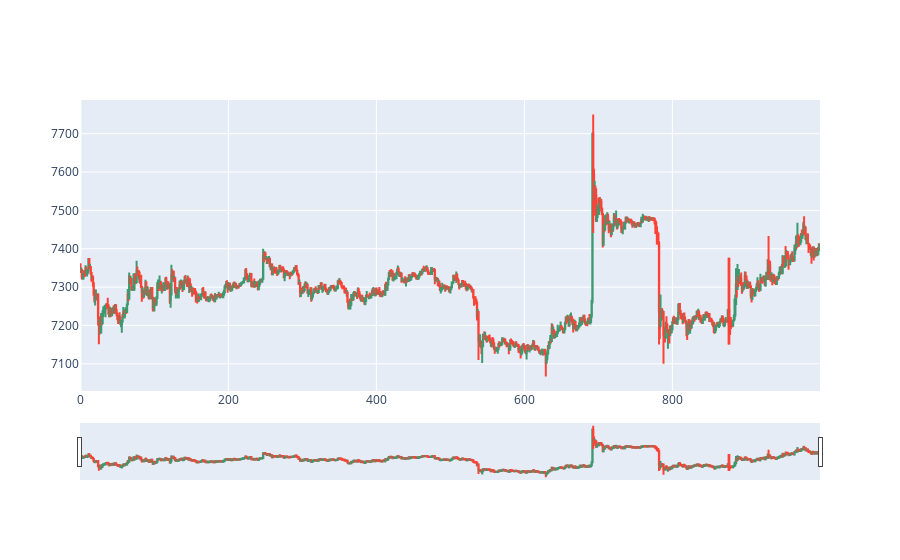

Write notebook code for a chart like this one.
### Code cell
#continuous_columns = ['Open', 'High', 'Low', 'Close']
#discrete_columns = ['Hour']#, 'Day', 'Month']
#target_columns = ['Close']
g = get_batches(data,1000, 1, continuous_columns, discrete_columns, 
                target_columns, batch_size = 1, gpu = False, normalise = False)

in_seq_continuous, in_seq_discrete, out_seq, target_seq  = next(g)
c = in_seq_continuous[:,:,0].squeeze()

c = pd.DataFrame(c)[0]
#print(adfuller(c)[1])
#print(c)
c = pd.DataFrame(stats.boxcox(c)[0])[0]

c = c.pct_change()

#c =(c - c.mean()) / c.std() 


c = c.cumsum()
c = c.drop(c.index[0])

print(adfuller(c)[1])
#print(c[0])

#c = stats.boxcox(c)[0]
fig = px.line(c)
fig.show()
#print(in_seq_discrete.scatter_(1, in_seq_discrete.long(), 1))


#print("Dickey–Fuller test {}".format())

#print(in_seq_discrete)
#print(in_seq_continuous[:,0])
fig = go.Figure(data=[go.Candlestick(open=in_seq_continuous[:,:,0].squeeze(),
                high=in_seq_continuous[:,:,1].squeeze(),
                low=in_seq_continuous[:,:,2].squeeze(),
                close=in_seq_continuous[:,:,3].squeeze())])


fig2 = px.line(target_seq)

fig.show()
#fig2.show()

### Figure 1 — Plotly figure (JSON) as saved in the notebook; plotly's stock layout.template omitted (floating-point values rounded to 4 significant figures; data arrays with more than 128 entries replaced by an {"elided": "..."} marker saying what was removed)
{"data": [{"high": {"elided": "1000 float values"}, "close": {"elided": "1000 float values"}, "open": {"elided": "1000 float values"}, "low": {"elided": "1000 float values"}, "type": "candlestick"}], "layout": {}}
